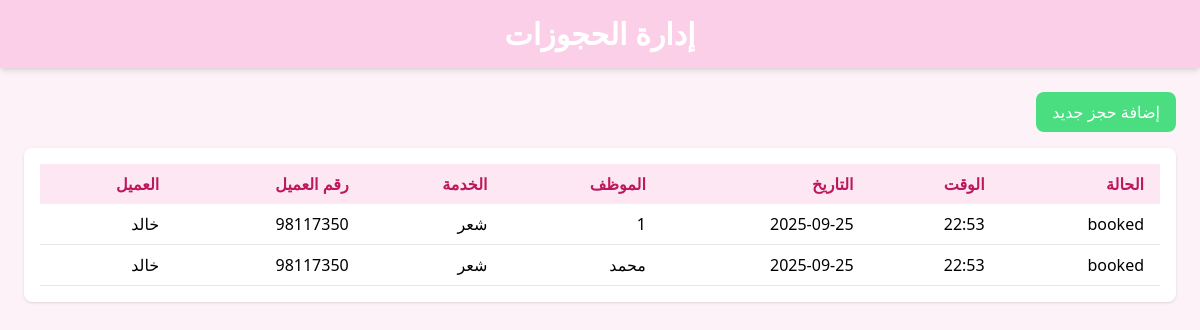
Before: /pos/bookings (signed in) with the older database file.
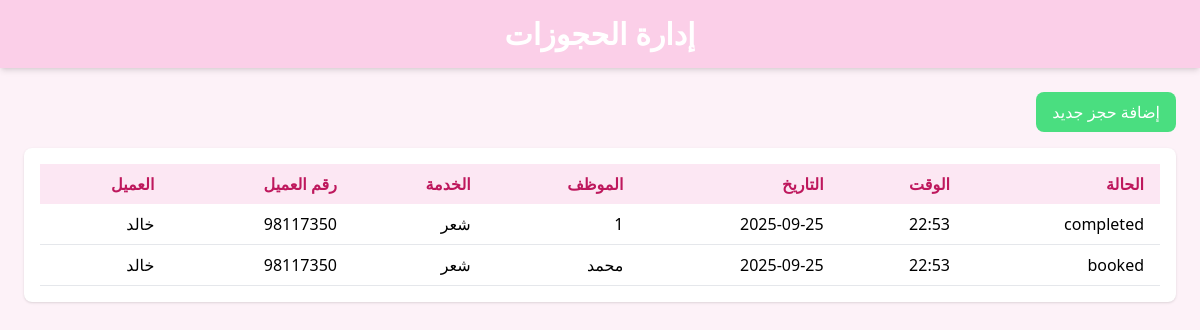
After: the same page with the newer database file.
### models.py (models this page shows)
class Booking(db.Model):
    id = db.Column(db.Integer, primary_key=True)
    customer_id = db.Column(db.Integer, db.ForeignKey('customer.id'))
    service_id = db.Column(db.Integer, db.ForeignKey('service.id'))
    employee_id = db.Column(db.Integer, db.ForeignKey('employee.id'))
    date = db.Column(db.Date)
    time = db.Column(db.Time)
    status = db.Column(db.String(20))
    customer = db.relationship('Customer', backref='bookings', lazy=True)
    service = db.relationship('Service', backref='bookings', lazy=True)
    employee = db.relationship('Employee', backref='bookings', lazy=True)

class Customer(db.Model):
    id = db.Column(db.Integer, primary_key=True)
    name = db.Column(db.String(100), nullable=False)
    phone = db.Column(db.String(20), unique=True, nullable=False)
    email = db.Column(db.String(120))
    visits = db.Column(db.Integer, default=0)
    loyalty_points = db.Column(db.Integer, default=0)

class Service(db.Model):
    id = db.Column(db.Integer, primary_key=True)
    name = db.Column(db.String(100), nullable=False)
    price = db.Column(db.Numeric(10,2), nullable=False)
    duration_minutes = db.Column(db.Integer)
    image_url = db.Column(db.String(200))
    employee_id = db.Column(db.Integer, db.ForeignKey('employee.id'))

class Employee(db.Model):
    id = db.Column(db.Integer, primary_key=True)
    name = db.Column(db.String(100), nullable=False)
    specialty = db.Column(db.String(100))
    work_hours = db.Column(db.String(100))
    commission_rate = db.Column(db.Numeric(5,2), default=0.0)
    role = db.Column(db.String(30), default='staff')  # admin, staff, accountant
    user_id = db.Column(db.Integer, db.ForeignKey('user.id'))
    user = db.relationship('User', backref='employee')

### routes/main.py (the view, shortened to what this page needs)
@main_bp.route('/pos/bookings', methods=['GET', 'POST'])
def pos_bookings():
    if session.get('role') not in ['accountant', 'admin', 'staff']:
        return "Access Denied", 403
    employees = Employee.query.all()
    services = Service.query.all()
    customers = Customer.query.all()
    bookings = Booking.query.order_by(Booking.date.desc(), Booking.time.desc()).all()
    return render_template(
        'pos_bookings.html',
        employees=employees,
        services=services,
        customers=customers,
        bookings=bookings
    )

### templates/pos_bookings.html (shortened to what this page needs)
<!DOCTYPE html>
<html lang="ar">
<head>
<script src="https://cdn.tailwindcss.com"></script>
</head>
<body class="bg-pink-50 font-sans">
<header class="bg-pink-200 p-4 shadow-md">
    <h1 class="text-3xl font-bold text-white text-center">إدارة الحجوزات</h1>
</header>
<main class="p-6">
  {% if session.get('role') in ['accountant', 'admin'] %}
  <div class="mb-4 text-right">
    <button
      class="bg-green-400 text-white py-2 px-4 rounded-lg hover:bg-green-500 transition"
      onclick="openBookingModal()">
      إضافة حجز جديد
    </button>
  </div>
  {% endif %}
  <div class="overflow-x-auto bg-white rounded-lg shadow p-4">
    <table class="min-w-full text-right">
      <thead class="bg-pink-100 text-pink-700">
        <tr>
          <th class="py-2 px-4">العميل</th>
          <th class="py-2 px-4">رقم العميل</th>
          <th class="py-2 px-4">الخدمة</th>
          <th class="py-2 px-4">الموظف</th>
          <th class="py-2 px-4">التاريخ</th>
          <th class="py-2 px-4">الوقت</th>
          <th class="py-2 px-4">الحالة</th>
        </tr>
      </thead>
      <tbody>
        {% for booking in bookings %}
        <tr class="border-b hover:bg-pink-50">
          <td class="py-2 px-4">{{ booking.customer.name }}</td>
          <td class="py-2 px-4">{{ booking.customer.phone }}</td>
          <td class="py-2 px-4">{{ booking.service.name }}</td>
          <td class="py-2 px-4">{{ booking.employee.name }}</td>
          <td class="py-2 px-4">{{ booking.date.strftime('%Y-%m-%d') }}</td>
          <td class="py-2 px-4">{{ booking.time.strftime('%H:%M') }}</td>
          <td class="py-2 px-4">{{ booking.status }}</td>
        </tr>
        {% else %}
        <tr>
          <td colspan="7" class="py-4 text-center text-gray-500">لا توجد حجوزات بعد</td>
        </tr>
        {% endfor %}
      </tbody>
    </table>
  </div>
</main>
</body>
</html>

Changed rows visible on the page:
changed Booking: status "booked" → "completed"
